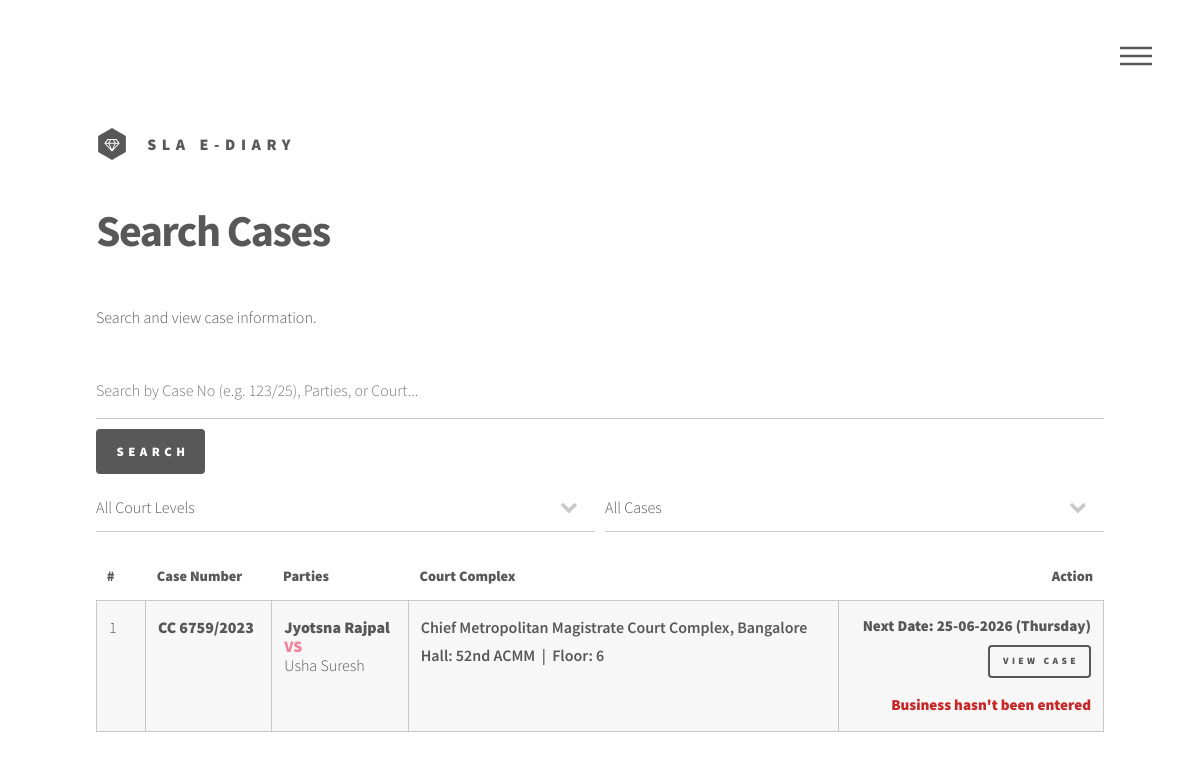
Before: /search/ (signed in) with the older database file.
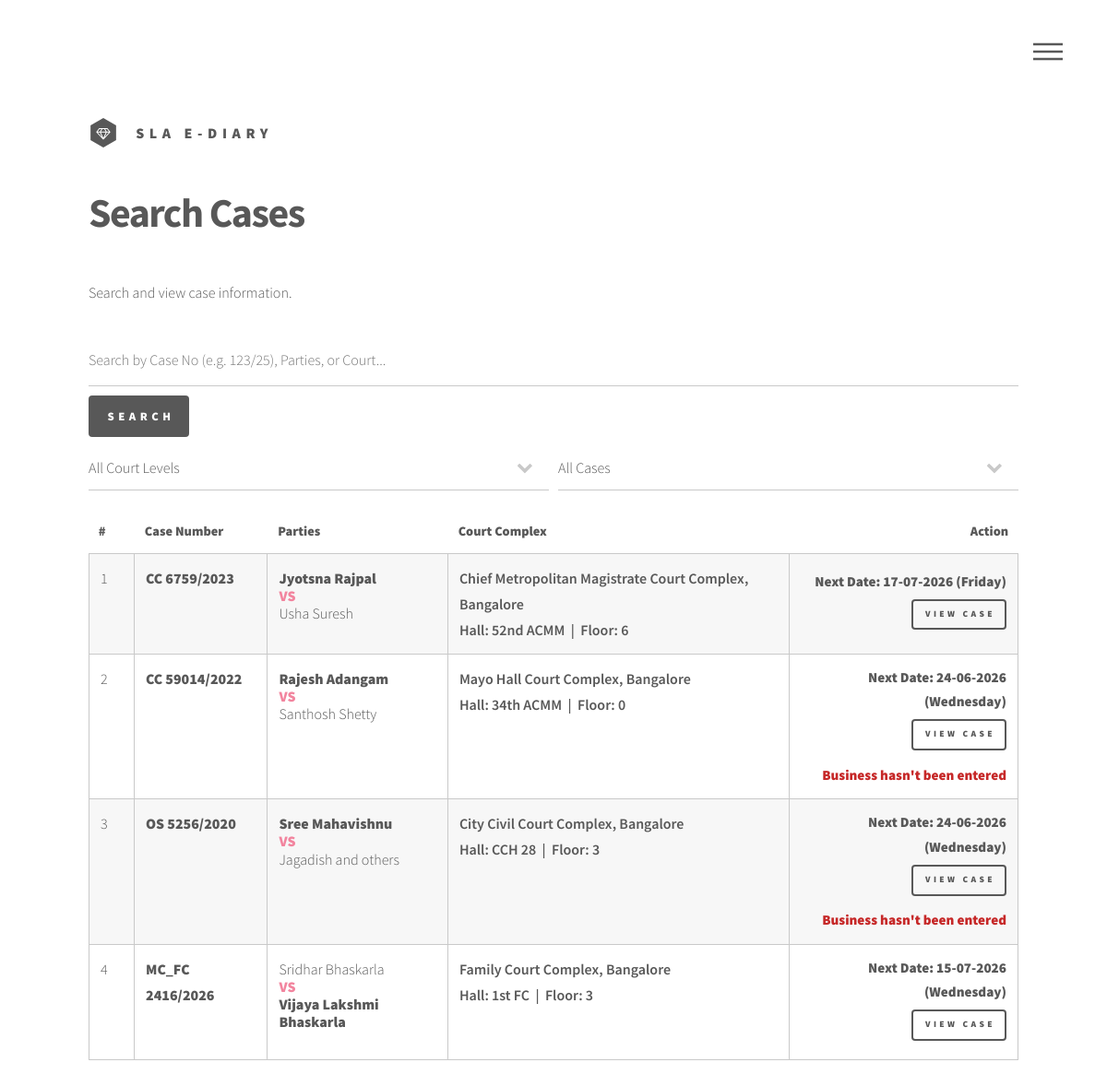
After: the same page with the newer database file.
### main/models.py (models this page shows, shortened)
class Case(models.Model):
    jurisdiction = models.CharField(max_length=20, choices=Jurisdiction.choices, default=None)
    court_level = models.CharField(max_length=20, choices=CourtLevel.choices)
    court = models.CharField(max_length=100)
    court_hall = models.CharField(max_length=100)
    floor = models.IntegerField()
    case_type = models.CharField(max_length=100)
    case_number = models.CharField(max_length=100)
    case_year = models.IntegerField()
    party_1 = models.CharField(max_length=100)
    party_1_type = models.CharField(max_length=20, choices=Party1Type.choices)
    party_2 = models.CharField(max_length=100)
    party_2_type = models.CharField(max_length=20, choices=Party2Type.choices)
    representing = models.CharField(max_length=100)
    representing_parties = models.CharField(max_length=100, default='1')
    party_1_total = models.IntegerField(default=1)
    party_2_total = models.IntegerField(default=1)
    disposed = models.BooleanField(default=False)
    @property
    def represents_party_1(self):
        return self.representing == self.party_1_type
    @property
    def represents_party_2(self):
        return self.representing == self.party_2_type

### main/views.py (the view)
# urls.py: path('search/', case_search, name='search_cases'),
@login_required
def case_search(request):
    query = request.GET.get('q', '').strip()
    court_level = request.GET.get('court_level', '')
    disposed_filter = request.GET.get('disposed', '')
    cases = search_cases(query=query, court_level=court_level, disposed=disposed_filter)
    case_list = list(cases)
    def sort_key(case):
        last_entry = case.diary_entries.order_by('-previous_date').first()
        if last_entry is None:
            return (0, -case.id)
        return (1, last_entry.previous_date.isoformat(), -case.id)
    case_list.sort(key=sort_key, reverse=True)
    for case in case_list:
        case.court_display_name = COURT_LABELS.get(case.court, case.court)
        last_entry = case.diary_entries.order_by('-next_date').first()
        if last_entry:
            case.next_date = last_entry.next_date
            case.prev_date = last_entry.previous_date
        else:
            case.next_date = None
            case.prev_date = None
    return render(request, 'main/search_cases.html', {
        'today': datetime.date.today(), 'cases': case_list, 'query': query, 'court_labels': COURT_LABELS,
        'court_level_choices': CourtLevel.choices,
        'selected_court_level': court_level, 'selected_disposed': disposed_filter,
    })

### main/services.py (called while the page is built, shortened)
def search_cases(
    query: str = "",
    court_level: str = "",
    disposed: str = "",
) -> QuerySet[Case]:
    from django.db.models import Q
    cases = Case.objects.all()
    if court_level:
        cases = cases.filter(court_level=court_level)
    if disposed == 'active':
        cases = cases.filter(disposed=False)
    elif disposed == 'disposed':
        cases = cases.filter(disposed=True)
    return cases

### templates/main/search_cases.html (shortened to what this page needs)
{% extends 'base.html' %}
{% load static %}
{% block content %}
<div id="main">
    <div class="inner">
        <h1>Search Cases</h1>
        <p>Search and view case information.</p>
        <section>
            <form method="GET" action="{% url 'search_cases' %}" style="margin-bottom: 2rem;">
                <div style="display: flex; gap: 10px; flex-wrap: wrap;">
                    <input type="text" name="q" id="query" value="{{ query|default:'' }}"
                           placeholder="Search by Case No (e.g. 123/25), Parties, or Court..."
                           style="flex-grow: 1; height: 3.5rem; min-width: 200px;">
                    <input type="submit" value="Search" class="primary">
                </div>
                <div style="display: flex; gap: 10px; flex-wrap: wrap; margin-top: 10px;">
                    <select name="court_level" onchange="this.form.submit()" style="flex: 1; min-width: 140px;">
                        <option value="">All Court Levels</option>
                    </select>
                    <select name="disposed" onchange="this.form.submit()" style="flex: 1; min-width: 120px;">
                        <option value="">All Cases</option>
                    </select>
                </div>
            </form>
        </section>
        <section>
            <div class="table-wrapper">
                <table class="alt">
                    <thead>
                        <tr>
                            <th style="width: 50px;">#</th>
                            <th>Case Number</th>
                            <th>Parties</th>
                            <th>Court Complex</th>
                            <th style="text-align: right;">Action</th>
                        </tr>
                    </thead>
                    <tbody>
                        {% for case in cases %}
                        <tr class="case-row" style="cursor: pointer;" onclick="window.location='{% url 'diary_entry_case' case.id %}';">
                            <td>{{ forloop.counter }}</td>
                            <td>
                                <strong>{{ case.case_type }} {{ case.case_number }}/{{ case.case_year }}</strong>
                            </td>
                            <td>
                                {% if case.represents_party_1 %}<strong>{{ case.party_1 }}</strong>{% else %}<span>{{ case.party_1 }}</span>{% endif %}
                                <br/>
                                <span style="color: #f2849e; font-weight: 900;">VS</span>
                                <br/>
                                {% if case.represents_party_2 %}<strong>{{ case.party_2 }}</strong>{% else %}<span>{{ case.party_2 }}</span>{% endif %}
                            </td>
                            <td>
                                <span style="font-weight: 600;">{{ case.court_display_name }}</span>
                                <br/>
                                <span style="color: #585858; font-weight: 600;">Hall: {{ case.court_hall }} &nbsp;|&nbsp; Floor: {{ case.floor }}</span>
                            </td>
                            <td style="text-align: right; vertical-align: middle;">
                                {% if case.next_date %}
                                <div style="font-size: 0.95rem; margin-bottom: 0.35rem;"><strong>Next Date: {{ case.next_date|date:"d-m-Y" }} ({{ case.next_date|date:"l" }})</strong></div>
                                {% endif %}
                                <a href="{% url 'diary_entry_case' case.id %}" class="button small">View Case</a>
                                {% if case.next_date and today > case.next_date %}
                                <div style="font-size: 0.95rem; margin-top: 0.35rem; color: #c62828;"><strong>Business hasn't been entered</strong></div>
                                {% endif %}
                            </td>
                        </tr>
                        {% endfor %}
                    </tbody>
                </table>
            </div>
        </section>
    </div>
</div>
{% endblock %}

Changed rows visible on the page:
shown differently, row unchanged: Case "Jyotsna Rajpal": next_date "25-06-2026" → "17-07-2026"; next_date "Thursday" → "Friday"; no longer shows "Business hasn't been entered"
added Case: case_type "CC", case_number "59014", case_year "2022", party_1 "Rajesh Adangam", party_2 "Santhosh Shetty", court_display_name "Mayo Hall Court Complex, Bangalore", court_hall "34th ACMM", floor "0", next_date "24-06-2026", next_date "Wednesday", shows "Business hasn't been entered"
added Case: case_type "OS", case_number "5256", case_year "2020", party_1 "Sree Mahavishnu", party_2 "Jagadish and others", court_display_name "City Civil Court Complex, Bangalore", court_hall "CCH 28", floor "3", next_date "24-06-2026", next_date "Wednesday", shows "Business hasn't been entered"
added Case: case_type "MC_FC", case_number "2416", case_year "2026", party_1 "Sridhar Bhaskarla", party_2 "Vijaya Lakshmi Bhaskarla", court_display_name "Family Court Complex, Bangalore", court_hall "1st FC", floor "3", next_date "15-07-2026", next_date "Wednesday"
